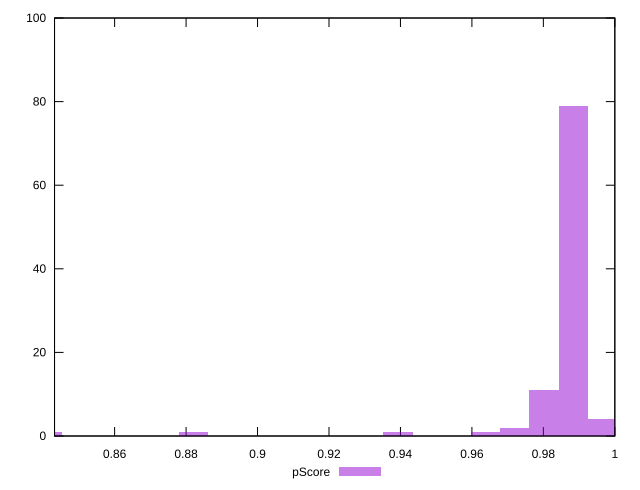

Generate this figure with gnuplot:
reset

$pScore <<EOF
0.9801673557866932 11
0.9883354170849157 79
0.9719992944884709 2
0.9965034783831381 4
0.8413103137169118 1
0.9393270492955811 1
0.8821506202080239 1
0.9638312331902484 1
EOF

set key outside below
set boxwidth 0.008168061298222444
set xrange [0.8431816917971003:1]
set yrange [0:100]
set trange [0:100]
set style fill transparent solid 0.5 noborder
set terminal svg size 640, 490 enhanced background rgb 'white'
set output "report_00009_2021-02-08T22-37-41.559Z/total-blocking-time/samples/pages+cached+noadtech/pScore/histogram.svg"

plot $pScore title "pScore" with boxes

reset
